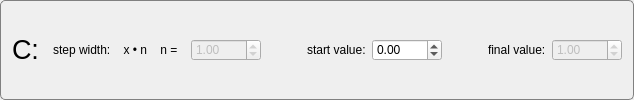
    <widget class="QGroupBox" name="gb_C">
     <property name="sizePolicy">
      <sizepolicy hsizetype="Preferred" vsizetype="Fixed">
       <horstretch>0</horstretch>
       <verstretch>0</verstretch>
      </sizepolicy>
     </property>
     <property name="styleSheet">
      <string notr="true">    QGroupBox  {
        background-color: qlineargradient(x1: 0, y1: 0, x2: 0, y2: 1,
                                          stop: 0 #E0E0E0, stop: 1 #FFFFFF);
        border: 1px solid gray;
        border-radius: 5px;
        margin-top: 3ex; /* leave space at the top for the title */
    }
     
    QGroupBox::title  {
        subcontrol-origin: margin;
		left: 12px;
        subcontrol-position: top left; /* position at the top center */
        padding: 1px;       
    }
</string>
     </property>
     <layout class="QHBoxLayout" name="horizontalLayout_6">
      <item>
       <widget class="QLabel" name="lb_C">
        <property name="sizePolicy">
         <sizepolicy hsizetype="Preferred" vsizetype="Fixed">
          <horstretch>0</horstretch>
          <verstretch>0</verstretch>
         </sizepolicy>
        </property>
        <property name="font">
         <font>
          <family>Arial</family>
          <pointsize>20</pointsize>
          <weight>50</weight>
          <bold>false</bold>
         </font>
        </property>
        <property name="text">
         <string>C: </string>
        </property>
       </widget>
      </item>
      <item>
       <widget class="QLabel" name="lb_StepValueC">
        <property name="sizePolicy">
         <sizepolicy hsizetype="Preferred" vsizetype="Fixed">
          <horstretch>0</horstretch>
          <verstretch>0</verstretch>
         </sizepolicy>
        </property>
        <property name="text">
         <string>step width:    x • n    n =  </string>
        </property>
       </widget>
      </item>
      <item>
       <widget class="QDoubleSpinBox" name="dsb_StepVauleC">
        <property name="enabled">
         <bool>false</bool>
        </property>
        <property name="sizePolicy">
         <sizepolicy hsizetype="Fixed" vsizetype="Fixed">
          <horstretch>0</horstretch>
          <verstretch>0</verstretch>
         </sizepolicy>
        </property>
        <property name="minimumSize">
         <size>
          <width>70</width>
          <height>0</height>
         </size>
        </property>
        <property name="maximumSize">
         <size>
          <width>70</width>
          <height>16777215</height>
         </size>
        </property>
        <property name="value">
         <double>1.000000000000000</double>
        </property>
       </widget>
      </item>
      <item>
       <spacer name="horizontalSpacer_9">
        <property name="orientation">
         <enum>Qt::Horizontal</enum>
        </property>
        <property name="sizeHint" stdset="0">
         <size>
          <width>40</width>
          <height>20</height>
         </size>
        </property>
       </spacer>
      </item>
      <item>
       <widget class="QLabel" name="lb_StartValueC">
        <property name="sizePolicy">
         <sizepolicy hsizetype="Preferred" vsizetype="Fixed">
          <horstretch>0</horstretch>
          <verstretch>0</verstretch>
         </sizepolicy>
        </property>
        <property name="text">
         <string>start value:</string>
        </property>
       </widget>
      </item>
      <item>
       <widget class="QDoubleSpinBox" name="dsb_StartValueC">
        <property name="sizePolicy">
         <sizepolicy hsizetype="Fixed" vsizetype="Fixed">
          <horstretch>0</horstretch>
          <verstretch>0</verstretch>
         </sizepolicy>
        </property>
        <property name="minimumSize">
         <size>
          <width>70</width>
          <height>0</height>
         </size>
        </property>
        <property name="maximumSize">
         <size>
          <width>70</width>
          <height>16777215</height>
         </size>
        </property>
        <property name="minimum">
         <double>-999999.989999999990687</double>
        </property>
        <property name="maximum">
         <double>999999.989999999990687</double>
        </property>
        <property name="value">
         <double>0.000000000000000</double>
        </property>
       </widget>
      </item>
      <item>
       <spacer name="horizontalSpacer_10">
        <property name="orientation">
         <enum>Qt::Horizontal</enum>
        </property>
        <property name="sizeType">
         <enum>QSizePolicy::Fixed</enum>
        </property>
        <property name="sizeHint" stdset="0">
         <size>
          <width>40</width>
          <height>20</height>
         </size>
        </property>
       </spacer>
      </item>
      <item>
       <widget class="QLabel" name="lb_EndValueC">
        <property name="sizePolicy">
         <sizepolicy hsizetype="Preferred" vsizetype="Fixed">
          <horstretch>0</horstretch>
          <verstretch>0</verstretch>
         </sizepolicy>
        </property>
        <property name="text">
         <string>final value:</string>
        </property>
       </widget>
      </item>
      <item>
       <widget class="QDoubleSpinBox" name="dsb_EndValueC">
        <property name="enabled">
         <bool>false</bool>
        </property>
        <property name="minimumSize">
         <size>
          <width>70</width>
          <height>0</height>
         </size>
        </property>
        <property name="maximumSize">
         <size>
          <width>70</width>
          <height>16777215</height>
         </size>
        </property>
        <property name="minimum">
         <double>-999999.989999999990687</double>
        </property>
        <property name="maximum">
         <double>999999.989999999990687</double>
        </property>
        <property name="value">
         <double>1.000000000000000</double>
        </property>
       </widget>
      </item>
     </layout>
    </widget>
